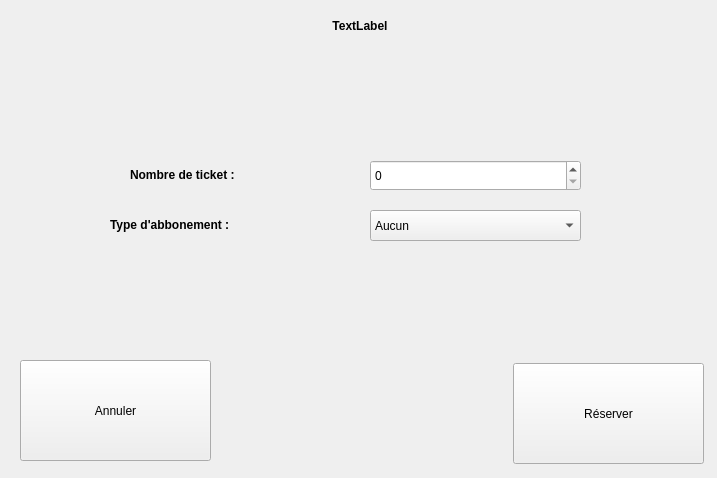
<?xml version="1.0" encoding="UTF-8"?>
<ui version="4.0">
 <class>reservationForm</class>
 <widget class="QWidget" name="reservationForm">
  <property name="geometry">
   <rect>
    <x>0</x>
    <y>0</y>
    <width>717</width>
    <height>478</height>
   </rect>
  </property>
  <property name="windowTitle">
   <string>Form</string>
  </property>
  <widget class="QLabel" name="labelTitle">
   <property name="geometry">
    <rect>
     <x>10</x>
     <y>10</y>
     <width>700</width>
     <height>31</height>
    </rect>
   </property>
   <property name="font">
    <font>
     <weight>75</weight>
     <bold>true</bold>
    </font>
   </property>
   <property name="layoutDirection">
    <enum>Qt::LeftToRight</enum>
   </property>
   <property name="autoFillBackground">
    <bool>false</bool>
   </property>
   <property name="text">
    <string>TextLabel</string>
   </property>
   <property name="textFormat">
    <enum>Qt::AutoText</enum>
   </property>
   <property name="alignment">
    <set>Qt::AlignCenter</set>
   </property>
  </widget>
  <widget class="QPushButton" name="reserverButton">
   <property name="geometry">
    <rect>
     <x>513</x>
     <y>363</y>
     <width>191</width>
     <height>101</height>
    </rect>
   </property>
   <property name="text">
    <string>Réserver</string>
   </property>
  </widget>
  <widget class="QPushButton" name="cancelButton">
   <property name="geometry">
    <rect>
     <x>20</x>
     <y>360</y>
     <width>191</width>
     <height>101</height>
    </rect>
   </property>
   <property name="text">
    <string>Annuler</string>
   </property>
  </widget>
  <widget class="QSpinBox" name="spinBox">
   <property name="geometry">
    <rect>
     <x>370</x>
     <y>160</y>
     <width>211</width>
     <height>31</height>
    </rect>
   </property>
  </widget>
  <widget class="QComboBox" name="comboBox">
   <property name="geometry">
    <rect>
     <x>370</x>
     <y>210</y>
     <width>211</width>
     <height>31</height>
    </rect>
   </property>
   <item>
    <property name="text">
     <string>Aucun</string>
    </property>
   </item>
   <item>
    <property name="text">
     <string>12-25</string>
    </property>
   </item>
   <item>
    <property name="text">
     <string>Étudiant</string>
    </property>
   </item>
   <item>
    <property name="text">
     <string>Senior</string>
    </property>
   </item>
   <item>
    <property name="text">
     <string>Mort vivant</string>
    </property>
   </item>
  </widget>
  <widget class="QLabel" name="label">
   <property name="geometry">
    <rect>
     <x>130</x>
     <y>160</y>
     <width>140</width>
     <height>30</height>
    </rect>
   </property>
   <property name="font">
    <font>
     <weight>75</weight>
     <bold>true</bold>
    </font>
   </property>
   <property name="text">
    <string>Nombre de ticket :</string>
   </property>
  </widget>
  <widget class="QLabel" name="label_2">
   <property name="geometry">
    <rect>
     <x>110</x>
     <y>210</y>
     <width>160</width>
     <height>30</height>
    </rect>
   </property>
   <property name="font">
    <font>
     <weight>75</weight>
     <bold>true</bold>
    </font>
   </property>
   <property name="text">
    <string>Type d'abbonement :</string>
   </property>
  </widget>
 </widget>
 <resources/>
 <connections/>
</ui>
